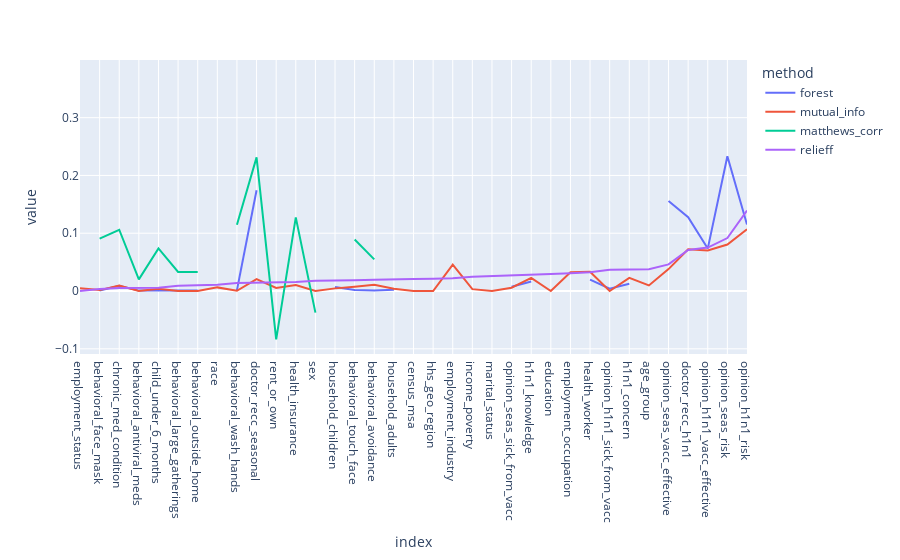

Source (notebook cell):
### Code cell
fig = px.line(big_df['h1n1_vaccine'].sort_values('relieff'))
fig.show()

### Figure 1 — Plotly figure (JSON) as saved in the notebook; plotly's stock layout.template omitted (floating-point values rounded to 4 significant figures)
{"data": [{"hovertemplate": "method=forest<br>index=%{x}<br>value=%{y}<extra></extra>", "legendgroup": "forest", "line": {"color": "#636efa", "dash": "solid"}, "marker": {"symbol": "circle"}, "mode": "lines", "name": "forest", "orientation": "v", "showlegend": true, "type": "scatter", "x": ["employment_status", "behavioral_face_mask", "chronic_med_condition", "behavioral_antiviral_meds", "child_under_6_months", "behavioral_large_gatherings", "behavioral_outside_home", "race", "behavioral_wash_hands", "doctor_recc_seasonal", "rent_or_own", "health_insurance", "sex", "household_children", "behavioral_touch_face", "behavioral_avoidance", "household_adults", "census_msa", "hhs_geo_region", "employment_industry", "income_poverty", "marital_status", "opinion_seas_sick_from_vacc", "h1n1_knowledge", "education", "employment_occupation", "health_worker", "opinion_h1n1_sick_from_vacc", "h1n1_concern", "age_group", "opinion_seas_vacc_effective", "doctor_recc_h1n1", "opinion_h1n1_vacc_effective", "opinion_seas_risk", "opinion_h1n1_risk"], "xaxis": "x", "y": [null, 0.000815, 0.009102, 0.0006684, 0.0008424, 0.0004989, 0.0007089, null, 0.001473, 0.1743, null, 0.03412, null, 0.007093, 0.001849, 0.0007371, 0.002216, null, null, null, null, null, 0.007409, 0.01662, null, null, 0.01975, 0.004146, 0.01252, null, 0.1557, 0.1278, 0.07341, 0.2332, 0.115], "yaxis": "y"}, {"hovertemplate": "method=mutual_info<br>index=%{x}<br>value=%{y}<extra></extra>", "legendgroup": "mutual_info", "line": {"color": "#EF553B", "dash": "solid"}, "marker": {"symbol": "circle"}, "mode": "lines", "name": "mutual_info", "orientation": "v", "showlegend": true, "type": "scatter", "x": ["employment_status", "behavioral_face_mask", "chronic_med_condition", "behavioral_antiviral_meds", "child_under_6_months", "behavioral_large_gatherings", "behavioral_outside_home", "race", "behavioral_wash_hands", "doctor_recc_seasonal", "rent_or_own", "health_insurance", "sex", "household_children", "behavioral_touch_face", "behavioral_avoidance", "household_adults", "census_msa", "hhs_geo_region", "employment_industry", "income_poverty", "marital_status", "opinion_seas_sick_from_vacc", "h1n1_knowledge", "education", "employment_occupation", "health_worker", "opinion_h1n1_sick_from_vacc", "h1n1_concern", "age_group", "opinion_seas_vacc_effective", "doctor_recc_h1n1", "opinion_h1n1_vacc_effective", "opinion_seas_risk", "opinion_h1n1_risk"], "xaxis": "x", "y": [0.004772, 0.001556, 0.009389, 0, 0.003725, 0, 0, 0.006271, 0.0004404, 0.02058, 0.005269, 0.01036, 0, 0.004572, 0.00729, 0.01064, 0.003942, 0, 0, 0.04569, 0.003251, 0, 0.005696, 0.0227, 0, 0.03254, 0.0332, 0, 0.02263, 0.009596, 0.0379, 0.07219, 0.07032, 0.08044, 0.1067], "yaxis": "y"}, {"hovertemplate": "method=matthews_corr<br>index=%{x}<br>value=%{y}<extra></extra>", "legendgroup": "matthews_corr", "line": {"color": "#00cc96", "dash": "solid"}, "marker": {"symbol": "circle"}, "mode": "lines", "name": "matthews_corr", "orientation": "v", "showlegend": true, "type": "scatter", "x": ["employment_status", "behavioral_face_mask", "chronic_med_condition", "behavioral_antiviral_meds", "child_under_6_months", "behavioral_large_gatherings", "behavioral_outside_home", "race", "behavioral_wash_hands", "doctor_recc_seasonal", "rent_or_own", "health_insurance", "sex", "household_children", "behavioral_touch_face", "behavioral_avoidance", "household_adults", "census_msa", "hhs_geo_region", "employment_industry", "income_poverty", "marital_status", "opinion_seas_sick_from_vacc", "h1n1_knowledge", "education", "employment_occupation", "health_worker", "opinion_h1n1_sick_from_vacc", "h1n1_concern", "age_group", "opinion_seas_vacc_effective", "doctor_recc_h1n1", "opinion_h1n1_vacc_effective", "opinion_seas_risk", "opinion_h1n1_risk"], "xaxis": "x", "y": [null, 0.09072, 0.1061, 0.02019, 0.07371, 0.03294, 0.03293, null, 0.1148, 0.2313, -0.08358, 0.1275, -0.03742, null, 0.08919, 0.05477, null, null, null, null, null, -0.08133, null, null, null, null, 0.2462, null, null, null, null, 0.3744, null, null, null], "yaxis": "y"}, {"hovertemplate": "method=relieff<br>index=%{x}<br>value=%{y}<extra></extra>", "legendgroup": "relieff", "line": {"color": "#ab63fa", "dash": "solid"}, "marker": {"symbol": "circle"}, "mode": "lines", "name": "relieff", "orientation": "v", "showlegend": true, "type": "scatter", "x": ["employment_status", "behavioral_face_mask", "chronic_med_condition", "behavioral_antiviral_meds", "child_under_6_months", "behavioral_large_gatherings", "behavioral_outside_home", "race", "behavioral_wash_hands", "doctor_recc_seasonal", "rent_or_own", "health_insurance", "sex", "household_children", "behavioral_touch_face", "behavioral_avoidance", "household_adults", "census_msa", "hhs_geo_region", "employment_industry", "income_poverty", "marital_status", "opinion_seas_sick_from_vacc", "h1n1_knowledge", "education", "employment_occupation", "health_worker", "opinion_h1n1_sick_from_vacc", "h1n1_concern", "age_group", "opinion_seas_vacc_effective", "doctor_recc_h1n1", "opinion_h1n1_vacc_effective", "opinion_seas_risk", "opinion_h1n1_risk"], "xaxis": "x", "y": [0, 0.003511, 0.005282, 0.005678, 0.005795, 0.008995, 0.01009, 0.01093, 0.01392, 0.01463, 0.01532, 0.01564, 0.01767, 0.01775, 0.0186, 0.01947, 0.02055, 0.0207, 0.02117, 0.02187, 0.02465, 0.02557, 0.02741, 0.02812, 0.02961, 0.03089, 0.03231, 0.03676, 0.03676, 0.03776, 0.04602, 0.07099, 0.07516, 0.09161, 0.1393], "yaxis": "y"}], "layout": {"legend": {"title": {"text": "method"}, "tracegroupgap": 0}, "margin": {"t": 60}, "xaxis": {"anchor": "y", "domain": [0, 1], "title": {"text": "index"}}, "yaxis": {"anchor": "x", "domain": [0, 1], "title": {"text": "value"}}}}
